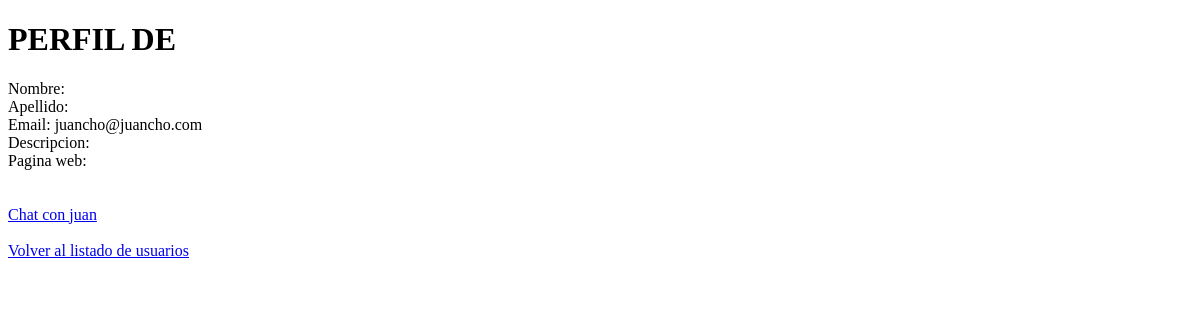
/AppModuloUsuario/perfil/juan, run on an earlier commit of the app's database.
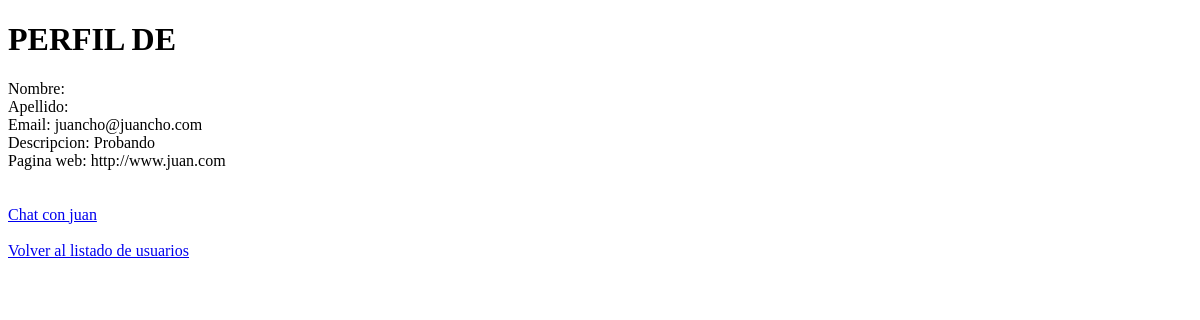
And on a later commit of the database.
### AppModuloUsuario/models.py (models this page shows)
class User(AbstractUser):
    descripcion=models.CharField(max_length=200)
    paginaweb=models.URLField(max_length=200)
    imagen=models.ImageField(upload_to='imagenes', null=True, blank=True)

### AppModuloUsuario/views.py (the view)
# urls.py: path("perfil/<username>",perfil,name="perfil")
def perfil(request, username):
    usuario=User.objects.filter(username=username)
    return render(request,"AppModuloUsuario/perfil.html",{"usuario":usuario})

### AppModuloUsuario/templates/AppModuloUsuario/perfil.html (shortened to what this page needs)
<!DOCTYPE html>
<html lang="en">
<head>
</head>
<body>
    {% for usu in usuario %}
        <h1>PERFIL DE {{ usuario.username }}</h1>
         Nombre: {{ usu.first_name }}
         <br>
         Apellido: {{ usu.last_name }}
         <br>
         Email: {{ usu.email }}
         <br>
         Descripcion: {{ usu.descripcion }}
         <br>
         Pagina web: {{ usu.paginaweb }}
         <br>
         <br>
         <br>
         <a href="{% url 'crearmensaje' usu.username %}">Chat con {{ usu.username }}</a>
    {% endfor %}
    <br>
    <br>
    <a href="{% url 'listadousuarios' %}">Volver al listado de usuarios</a>
</body>
</html>

What changed in the data, as far as the page shows it:
changed User "juancho@juancho.com": descripcion (not shown) → "Probando"; paginaweb (not shown) → "http://www.juan.com"
